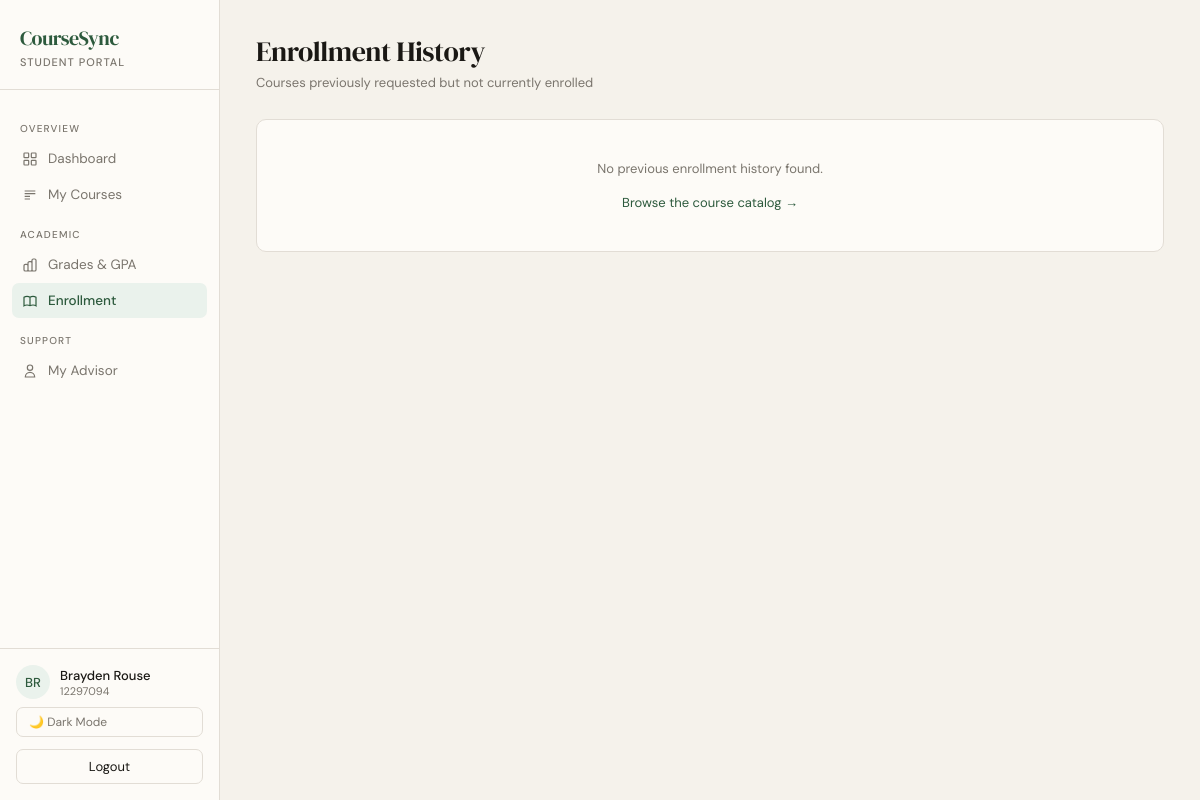
/student/enrollment-history/ (signed in), run on an earlier commit of the app's database.
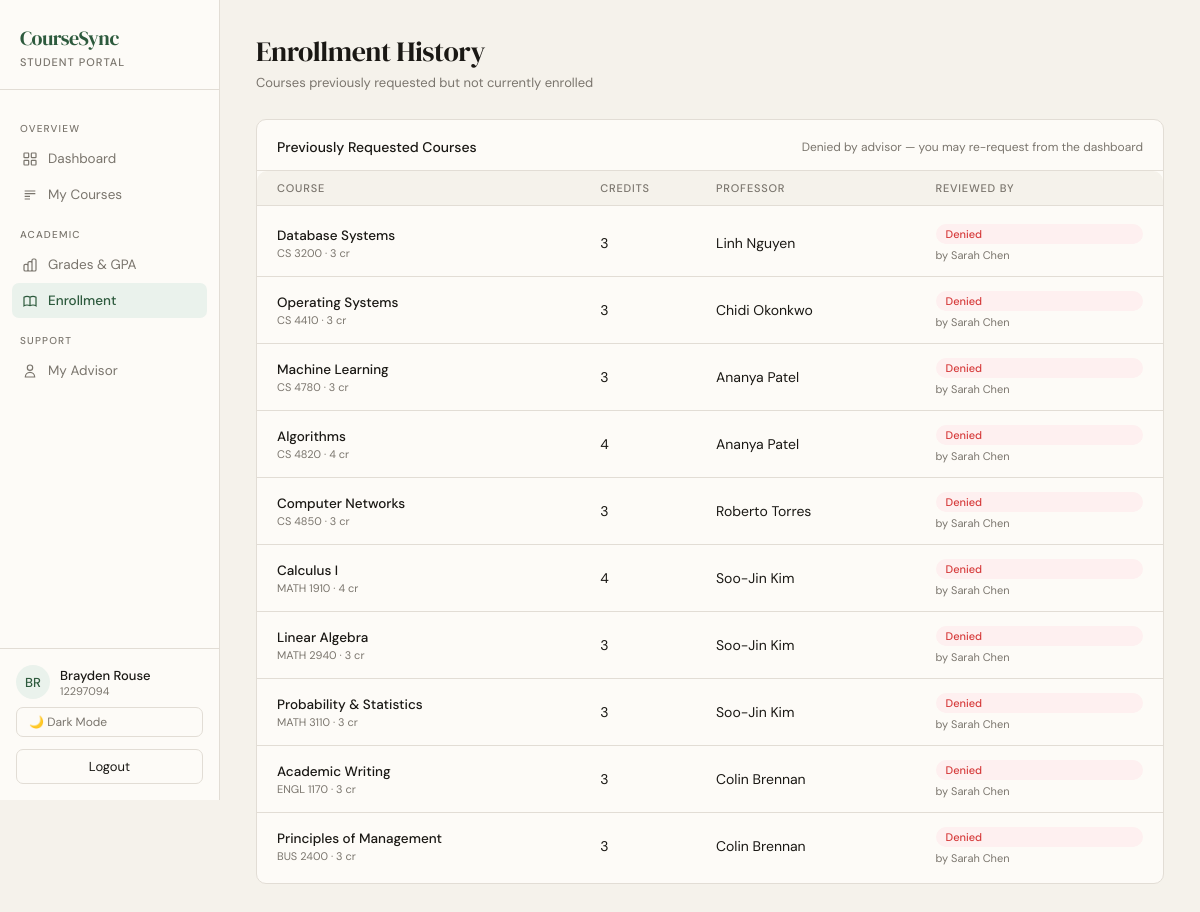
And on a later commit of the database.
### academics/models.py (models this page shows, shortened)
class Enrollment(models.Model):
    class Status(models.TextChoices):
        PENDING = "pending", "Pending"
        APPROVED = "approved", "Approved"
        DENIED = "denied", "Denied"
        DROP_PENDING = "drop_pending", "Drop Pending"
    student = models.ForeignKey(
        User,
        on_delete=models.CASCADE,
        related_name="enrollments",
        limit_choices_to={"role": "student"},
    )
    course = models.ForeignKey(Course, on_delete=models.CASCADE, related_name="enrollments")
    status = models.CharField(max_length=20, choices=Status.choices, default=Status.PENDING)
    proposed_at = models.DateTimeField(auto_now_add=True)
    reviewed_by = models.ForeignKey(
        User,
        on_delete=models.SET_NULL,
        null=True,
        blank=True,
        related_name="reviewed_enrollments",
    )
    class Meta:
        unique_together = ("student", "course")

class Course(models.Model):
    code = models.CharField(max_length=20, unique=True)
    title = models.CharField(max_length=200)
    description = models.TextField(blank=True)
    credits = models.PositiveIntegerField(default=3)
    capacity = models.PositiveIntegerField(default=30)
    professor = models.ForeignKey(
        User,
        on_delete=models.SET_NULL,
        null=True,
        blank=True,
        related_name="courses_taught",
        limit_choices_to={"role": "professor"},
    )

### accounts/models.py (models this page shows, shortened)
class User(AbstractUser):
    class Roles(models.TextChoices):
        STUDENT = "student", "Student"
        TA = "ta", "Teaching Assistant"
        PROFESSOR = "professor", "Professor"
        ADVISOR = "advisor", "Advisor"
        REGISTRAR = "registrar", "Registrar"
        SYSADMIN = "sysadmin", "System Admin"
    role = models.CharField(max_length=20, choices=Roles.choices)
    university_id = models.CharField(max_length=20, unique=True, null=True, blank=True)

### academics/views.py (the view)
# urls.py: path("student/enrollment-history/", enrollment_history, name="enrollment_history"),
@login_required
@role_required("student", "ta")
def enrollment_history(request):
    denied = (
        Enrollment.objects.filter(student=request.user, status="denied")
        .select_related("course__professor", "reviewed_by")
    )
    return render(request, "enrollment_history.html", {
        "denied_enrollments": denied,
        "profile": getattr(request.user, "student_profile", None),
    })

### templates/enrollment_history.html (shortened to what the changed rows need)
{% load static %}
<!DOCTYPE html>
<html lang="en" data-theme="{{ request.session.theme|default:'light' }}">
<head>
  <link rel="stylesheet" href="{% static 'css/student.css' %}">
</head>
<body>
<div class="shell">
  <main class="main">
    {% if denied_enrollments %}
    <div class="card">
      <div class="card-header">
        <span class="card-title">Previously Requested Courses</span>
        <span class="card-sub" style="font-size:12px;color:var(--muted)">Denied by advisor — you may re-request from the dashboard</span>
      </div>
      <div class="col-header" style="grid-template-columns: 3fr 1fr 2fr 2fr">
        <span class="col-label">Course</span>
        <span class="col-label">Credits</span>
        <span class="col-label">Professor</span>
        <span class="col-label">Reviewed By</span>
      </div>
      <div class="card-body">
        {% for enrollment in denied_enrollments %}
        <div class="course-row" style="grid-template-columns: 3fr 1fr 2fr 2fr; align-items: center;">
          <div>
            <div class="course-name">{{ enrollment.course.title }}</div>
            <div class="course-code">{{ enrollment.course.code }} · {{ enrollment.course.credits }} cr</div>
          </div>
          <div>{{ enrollment.course.credits }}</div>
          <div>{{ enrollment.course.professor.get_full_name|default:"TBA" }}</div>
          <div style="display:flex;flex-direction:column;gap:4px">
            <span class="status-pill pill-denied">Denied</span>
            {% if enrollment.reviewed_by %}
            <span style="font-size:11px;color:var(--muted)">by {{ enrollment.reviewed_by.get_full_name|default:enrollment.reviewed_by.username }}</span>
            {% endif %}
          </div>
        </div>
        {% endfor %}
      </div>
    </div>
    {% else %}
    <div class="card">
      <div style="padding: 40px 20px; text-align: center; color: var(--muted); font-size: 13px;">
        No previous enrollment history found.
        <br><br>
        <a href="{% url 'course_catalog' %}" style="color: var(--accent)">Browse the course catalog →</a>
      </div>
    </div>
    {% endif %}
  </main>
</div>
</body>
</html>

What changed in the data, as far as the page shows it:
added Enrollment: course "Database Systems", course.code "CS 3200", course.credits "3", course.professor.get_full_name "Linh Nguyen", reviewed_by.get_full_name "Sarah Chen"
added Enrollment: course "Operating Systems", course.code "CS 4410", course.credits "3", course.professor.get_full_name "Chidi Okonkwo", reviewed_by.get_full_name "Sarah Chen"
added Enrollment: course "Machine Learning", course.code "CS 4780", course.credits "3", course.professor.get_full_name "Ananya Patel", reviewed_by.get_full_name "Sarah Chen"
added Enrollment: course "Algorithms", course.code "CS 4820", course.credits "4", course.professor.get_full_name "Ananya Patel", reviewed_by.get_full_name "Sarah Chen"
added Enrollment: course "Computer Networks", course.code "CS 4850", course.credits "3", course.professor.get_full_name "Roberto Torres", reviewed_by.get_full_name "Sarah Chen"
added Enrollment: course "Calculus I", course.code "MATH 1910", course.credits "4", course.professor.get_full_name "Soo-Jin Kim", reviewed_by.get_full_name "Sarah Chen"
added Enrollment: course "Linear Algebra", course.code "MATH 2940", course.credits "3", course.professor.get_full_name "Soo-Jin Kim", reviewed_by.get_full_name "Sarah Chen"
added Enrollment: course "Probability & Statistics", course.code "MATH 3110", course.credits "3", course.professor.get_full_name "Soo-Jin Kim", reviewed_by.get_full_name "Sarah Chen"
added Enrollment: course "Academic Writing", course.code "ENGL 1170", course.credits "3", course.professor.get_full_name "Colin Brennan", reviewed_by.get_full_name "Sarah Chen"
added Enrollment: course "Principles of Management", course.code "BUS 2400", course.credits "3", course.professor.get_full_name "Colin Brennan", reviewed_by.get_full_name "Sarah Chen"
Also different on the page:
text no longer shown: "No previous enrollment history found. Browse the course catalog →"
text now shown: "Previously Requested Courses Denied by advisor — you may re-request from the dashboard COURSE CREDITS PROFESSOR REVIEWED BY"
